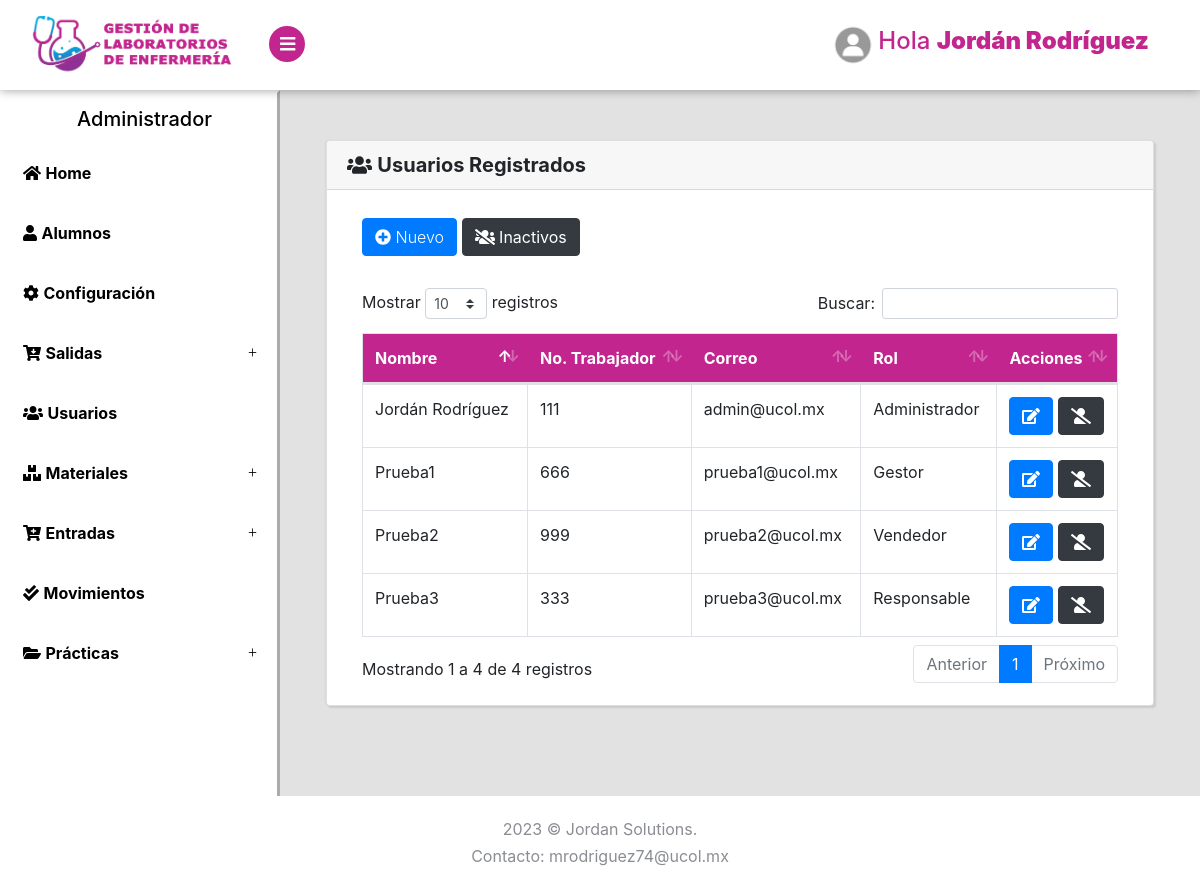
Screenshot of /Usuarios/Listar (signed in) with the database file from the repository.
### tables this page shows
CREATE TABLE `usuarios` (
  `id` int(11) NOT NULL,
  `usuario` varchar(20) NOT NULL,
  `nombre` varchar(100) NOT NULL,
  `correo` varchar(100) NOT NULL,
  `rol` varchar(20) NOT NULL,
  `clave` varchar(150) NOT NULL,
  `estado` tinyint(4) NOT NULL DEFAULT 1,
  `perfil` varchar(150) NOT NULL DEFAULT 'perfil.jpg'
);

### Libraries/Core/Views.php (called while the page is built)
<?php
class Views{
    function getView($controller, $view, $alert="", $data1 = "", $data2 = "", $data3 = "", $data4 = "", $data5 = "")
    {
        $controller = get_class($controller);
        if ($controller == "Login") {
            $view = "Views/".$view.".php";
        }else{
            $view = "Views/" . $controller . "/" . $view . ".php";
        }
        require_once($view);
    }
}
?>

### Controller/Usuarios.php (called while the page is built, shortened)
<?php
class Usuarios extends Controllers
{
    public function Listar()
    {
        $data1 = $this->model->selectUsuarios();
        $this->views->getView($this, "Listar", "", $data1);
    }
}
?>

### index.php (called while the page is built, shortened)
<?php
require_once("Helpers/Helpers.php");
require_once("Libraries/Core/Load.php");
?>

### Helpers/Helpers.php (called while the page is built, shortened)
<?php
function base_url()
{
    return BASE_URL;
}
?>

### Libraries/Core/Mysql.php (called while the page is built, shortened)
<?php
class Mysql extends Conexion{
    private $conexion;
    function __construct()
    {
        $this->conexion = new Conexion();
        $this->conexion = $this->conexion->conect();
    }
    public function select_all(string $query){
        $this->strquery = $query;
        $result = $this->conexion->prepare($this->strquery);
        $result->execute();
        $data = $result->fetchall(PDO::FETCH_ASSOC);
        return $data;
    }
}
?>

### Libraries/Core/Conexion.php (called while the page is built)
<?php
class Conexion{
    private $conect;
    public function __construct()
    {
      $conexion = "mysql:host=".HOST.";dbname=".BD.";.CHARSET.";
      try {
          $this->conect = new PDO($conexion, DB_USER, PASS);
          $this->conect->setAttribute(PDO::ATTR_ERRMODE, PDO::ERRMODE_EXCEPTION);
      } catch (PDOException $e) {
          $this->conect = "Error en la conexion";
          echo "Error: " . $e->getMessage();
      }
    }
    public function conect()
    {
        return $this->conect;
    }
}
?>

### Models/UsuariosModel.php (called while the page is built, shortened)
<?php
class UsuariosModel extends Mysql{
    public function selectUsuarios()
    {
        $sql = "SELECT * FROM usuarios WHERE estado = 1";
        $res = $this->select_all($sql);
        return $res;
    }
}
?>

### Views/Usuarios/Listar.php (the view, shortened to what this page needs)
<?php if($_SESSION['rol'] <= 2){ ?>
<div class="page-content bg-light">
    <section>
        <div class="container-fluid container-fluidwelcome"  >
            <div class="row">
                <div class="col-lg-4 mt-2">
                </div>
                <div class="col-lg-4 mt-2">
                <img src="../assets/img/unicornio.png" style="height: 400px; ">
                <h2 class="h5 no-margin-bottom" style="text-align: center">Error: No tienes autorización para ingresar a esta página</h2>
                </div>
                <div class="col-lg-4 mt-2">
                </div>
            </div>
        </div>
    </section>
</div>
<?php }  else { ?>
<div class="page-content">
    <section>
        <div class="card container-fluid2">
            <h5 class="card-header"><i class="fas fa-users"></i> <strong>Usuarios Registrados</strong></h5>
            <div class="card-body">
                <div class="container-fluid ">
                    <div class="row">
                        <div class="col-lg-12 mt-2">
                            <div class="row">
                                <div class="col-lg-8 mb-2">
                                    <button class="btn btn-primary" type="button" data-toggle="modal" data-target="#nuevo_cliente"><i class="fas fa-plus-circle"></i> Nuevo</button>
                                    <a href="<?php echo base_url(); ?>/Usuarios/eliminados" class="btn btn-dark"><i class="fas fa-users-slash"></i> Inactivos</a>
                                </div>
                                <div class="col-lg-4">
                                </div>
                            </div>
                            <div class="table-responsive mt-4">
                                <table class="table table-hover table-bordered" id="Table">
                                    <thead class="thead-personality">
                                        <tr>
                                            <th>Nombre</th>
                                            <th>No. Trabajador</th>
                                            <th>Correo</th>
                                            <th>Rol</th>
                                            <th>Acciones</th>
                                        </tr>
                                    </thead>
                                    <tbody>
                                        <?php foreach ($data1 as $us) { ?>
                                        <?php if($_SESSION['rol'] >= $us['rol']){ ?>
                                            <tr>
                                                <td><?php echo $us['nombre']; ?></td>
                                                <td><?php echo $us['usuario']; ?></td>
                                                <td><?php echo $us['correo']; ?></td>
                                                <td><?php
                                                    if ($us['rol'] == 5) {
                                                        echo "Administrador";
                                                    } elseif ($us['rol'] == 4) {
                                                        echo "Gestor";
                                                    } elseif ($us['rol'] == 3) {
                                                        echo "Vendedor";
                                                    } elseif ($us['rol'] == 2) {
                                                        echo "Responsable";
                                                    } ?> </td>
                                                <td>
                                                    <a href="<?php echo base_url() ?>Usuarios/editar?id=<?php echo $us['id']; ?>" class="btn btn-primary"><i class="fas fa-edit"></i></a>
                                                    <form action="<?php echo base_url() ?>Usuarios/eliminar?id=<?php echo $us['id']; ?>" method="post" class="d-inline elim">
                                                        <button type="submit" class="btn btn-dark"><i class="fas fa-user-slash"></i></button>
                                                    </form>
                                                </td>
                                            </tr>
                                        <?php } }?>
                                    </tbody>
                                </table>
                            </div>
                        </div>
                    </div>
                </div>
            </div>
        </div>
    </section>
</div>
<?php } ?>

### Assets/css/style.default.css (style rules this page uses)
:root { --blue: #15c2e9; --graylight: #e2e2e2; --grayheader: #F7F7F7; --lavanda: #c2258e; --black: #000; --white: #fff; }
body { position: relative; }
section { padding: 0 1rem; }
a { -webkit-transition: all 0.3s; transition: all 0.3s; display: inline-block; }
button { cursor: pointer; }
i, span, strong { display: inline-block; }
.card { margin-bottom: 30px; -webkit-box-shadow: 2px 2px 2px rgba(0, 0, 0, 0.1), -1px 0 2px rgba(0, 0, 0, 0.05); box-shadow: 2px 2px 2px rgba(0, 0, 0, 0.1), -1px 0 2px rgba(0, 0, 0, 0.05); }
.page-content { position: relative; background: var(--graylight); min-height: 100vh; width: calc(100% - 280px); padding: 0; padding-bottom: 70px; }
button, input[type="submit"] { cursor: pointer; font-family: inherit; font-weight: 300 !important; }
.table { margin-bottom: 0; color: #8a8d93; }
.table td, .table th { border-color: #343a40; }
.table thead th { border: none; }
.table-bordered td, .table-bordered th { border-color: #343a40; }
.btn { font-weight: 400; border: 1px solid transparent; padding: 0.45rem 0.75rem; font-size: 1rem; line-height: 1.5; border-radius: 0.25rem; -webkit-transition: color 0.15s ease-in-out, background-color 0.15s ease-in-out, border-color 0.15s ease-in-out, -webkit-box-shadow 0.15s ease-in-out; transition: color 0.15s ease-in-out, background-color 0.15s ease-in-out, border-color 0.15s ease-in-out, -webkit-box-shadow 0.15s ease-in-out; transition: color 0.15s ease-in-out, background-color 0.15s ease-in-out, border-color 0.15s ease-in-out, box-shadow 0.15s ease-in-out; transition: color 0.15s ease-in-out, background-color 0.15s ease-in-out, border-color 0.15s ease-in-out, box-shadow 0.15s ease-in-out, -webkit-box-shadow 0.15s ease-in-out; }
.btn-primary { color: color-yiq(#db6574); background-color: #db6574; border-color: #db6574; }
.btn-dark { color: color-yiq(#212529); background-color: #212529; border-color: #212529; }
body { font-family: "Muli", sans-serif; font-size: 1rem; font-weight: 400; line-height: 1.5; color: #8a8d93; background-color: #fff; }
a { color: #db6574; text-decoration: none; }
h1, h2, h3, h4, h5, h6, .h1, .h2, .h3, .h4, .h5, .h6 { margin-bottom: 0.5rem; font-family: inherit; font-weight: 700; line-height: 1.2; color: inherit; }
h5, .h5 { font-size: 1.1rem; }
.card { background-color: #2d3035; border: 1px solid #34373d; border-radius: 0; }
.card-body { padding: 1.25rem; }
.card-header { padding: 0.75rem 1.25rem; background-color: rgba(0, 0, 0, 0.03); border-bottom: 1px solid #34373d; }
.card-header:first-child { border-radius: 0 0 0 0; }
.container-fluid2 { margin: 50px 30px; }
.thead-personality { background: var(--lavanda); color: var(--white); }

### rows the page displays
usuarios: nombre "Jordán Rodríguez", usuario "111", correo "admin@ucol.mx", rol "Administrador"
usuarios: nombre "Prueba1", usuario "666", correo "prueba1@ucol.mx", rol "Gestor"
usuarios: nombre "Prueba2", usuario "999", correo "prueba2@ucol.mx", rol "Vendedor"
usuarios: nombre "Prueba3", usuario "333", correo "prueba3@ucol.mx", rol "Responsable"

### other values shown
$_SESSION['nombre'] "Jordán Rodríguez"
